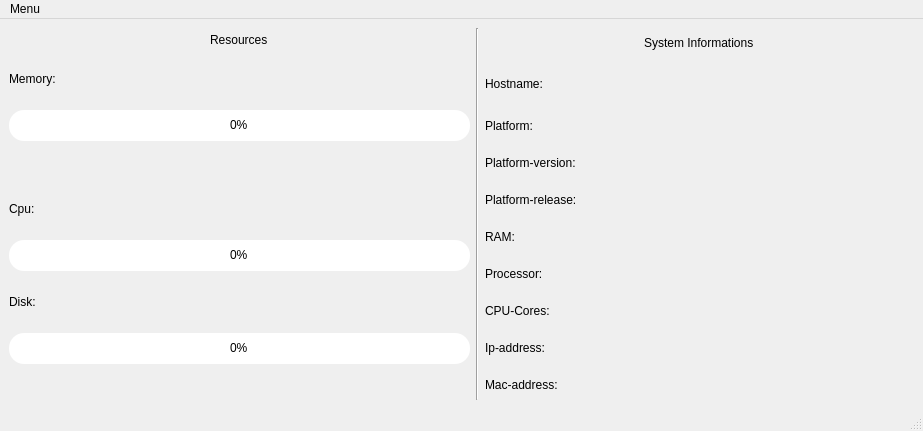
<?xml version="1.0" encoding="UTF-8"?>
<ui version="4.0">
 <class>MainWindow</class>
 <widget class="QMainWindow" name="MainWindow">
  <property name="geometry">
   <rect>
    <x>0</x>
    <y>0</y>
    <width>923</width>
    <height>431</height>
   </rect>
  </property>
  <property name="windowTitle">
   <string>SystemMonitor 1.0</string>
  </property>
  <property name="styleSheet">
   <string notr="true">#RamProgressBar {
    text-align: center;
}
#RamProgressBar::chunk {
    background-color: #3498db;
}
#CpuProgressBar {
    text-align: center;
}
#CpuProgressBar::chunk {
    background-color: #2ecc71;
}
#DiskProgressBar {
    text-align: center;
}
#DiskProgressBar::chunk {
   background-color: #9b59b6;
}
QProgressBar
{
border: solid grey;
border-radius: 15px;
color: black;
}
QProgressBar::chunk 
{
border-radius :15px;
}    
</string>
  </property>
  <widget class="QWidget" name="centralwidget">
   <layout class="QHBoxLayout" name="horizontalLayout">
    <item>
     <layout class="QVBoxLayout" name="verticalLayout">
      <property name="spacing">
       <number>6</number>
      </property>
      <item alignment="Qt::AlignHCenter">
       <widget class="QLabel" name="label_5">
        <property name="sizePolicy">
         <sizepolicy hsizetype="Minimum" vsizetype="Minimum">
          <horstretch>0</horstretch>
          <verstretch>0</verstretch>
         </sizepolicy>
        </property>
        <property name="minimumSize">
         <size>
          <width>10</width>
          <height>20</height>
         </size>
        </property>
        <property name="maximumSize">
         <size>
          <width>65</width>
          <height>15</height>
         </size>
        </property>
        <property name="text">
         <string>Resources</string>
        </property>
       </widget>
      </item>
      <item>
       <widget class="QLabel" name="label">
        <property name="sizePolicy">
         <sizepolicy hsizetype="Minimum" vsizetype="Minimum">
          <horstretch>0</horstretch>
          <verstretch>0</verstretch>
         </sizepolicy>
        </property>
        <property name="minimumSize">
         <size>
          <width>60</width>
          <height>50</height>
         </size>
        </property>
        <property name="maximumSize">
         <size>
          <width>60</width>
          <height>50</height>
         </size>
        </property>
        <property name="text">
         <string>Memory:</string>
        </property>
       </widget>
      </item>
      <item>
       <widget class="QProgressBar" name="RamProgressBar">
        <property name="sizePolicy">
         <sizepolicy hsizetype="Minimum" vsizetype="Minimum">
          <horstretch>0</horstretch>
          <verstretch>0</verstretch>
         </sizepolicy>
        </property>
        <property name="minimumSize">
         <size>
          <width>461</width>
          <height>31</height>
         </size>
        </property>
        <property name="maximumSize">
         <size>
          <width>461</width>
          <height>31</height>
         </size>
        </property>
        <property name="value">
         <number>0</number>
        </property>
        <property name="orientation">
         <enum>Qt::Horizontal</enum>
        </property>
       </widget>
      </item>
      <item>
       <widget class="QLabel" name="ram_info">
        <property name="text">
         <string/>
        </property>
       </widget>
      </item>
      <item>
       <widget class="QLabel" name="label_2">
        <property name="sizePolicy">
         <sizepolicy hsizetype="Minimum" vsizetype="Minimum">
          <horstretch>0</horstretch>
          <verstretch>0</verstretch>
         </sizepolicy>
        </property>
        <property name="minimumSize">
         <size>
          <width>60</width>
          <height>50</height>
         </size>
        </property>
        <property name="maximumSize">
         <size>
          <width>60</width>
          <height>50</height>
         </size>
        </property>
        <property name="text">
         <string>Cpu:</string>
        </property>
       </widget>
      </item>
      <item>
       <widget class="QProgressBar" name="CpuProgressBar">
        <property name="sizePolicy">
         <sizepolicy hsizetype="Minimum" vsizetype="Minimum">
          <horstretch>0</horstretch>
          <verstretch>0</verstretch>
         </sizepolicy>
        </property>
        <property name="minimumSize">
         <size>
          <width>461</width>
          <height>31</height>
         </size>
        </property>
        <property name="maximumSize">
         <size>
          <width>461</width>
          <height>31</height>
         </size>
        </property>
        <property name="value">
         <number>0</number>
        </property>
       </widget>
      </item>
      <item>
       <widget class="QLabel" name="label_3">
        <property name="sizePolicy">
         <sizepolicy hsizetype="Minimum" vsizetype="Minimum">
          <horstretch>0</horstretch>
          <verstretch>0</verstretch>
         </sizepolicy>
        </property>
        <property name="minimumSize">
         <size>
          <width>60</width>
          <height>50</height>
         </size>
        </property>
        <property name="maximumSize">
         <size>
          <width>60</width>
          <height>50</height>
         </size>
        </property>
        <property name="text">
         <string>Disk:</string>
        </property>
       </widget>
      </item>
      <item>
       <widget class="QProgressBar" name="DiskProgressBar">
        <property name="sizePolicy">
         <sizepolicy hsizetype="Minimum" vsizetype="Minimum">
          <horstretch>0</horstretch>
          <verstretch>0</verstretch>
         </sizepolicy>
        </property>
        <property name="minimumSize">
         <size>
          <width>461</width>
          <height>31</height>
         </size>
        </property>
        <property name="maximumSize">
         <size>
          <width>461</width>
          <height>31</height>
         </size>
        </property>
        <property name="value">
         <number>0</number>
        </property>
        <property name="orientation">
         <enum>Qt::Horizontal</enum>
        </property>
       </widget>
      </item>
      <item>
       <widget class="QLabel" name="diskinfo">
        <property name="text">
         <string/>
        </property>
       </widget>
      </item>
     </layout>
    </item>
    <item>
     <widget class="Line" name="line">
      <property name="orientation">
       <enum>Qt::Vertical</enum>
      </property>
     </widget>
    </item>
    <item>
     <layout class="QVBoxLayout" name="verticalLayout_2">
      <item alignment="Qt::AlignHCenter">
       <widget class="QLabel" name="label_4">
        <property name="text">
         <string>System Informations</string>
        </property>
       </widget>
      </item>
      <item>
       <widget class="QLabel" name="host">
        <property name="sizePolicy">
         <sizepolicy hsizetype="Minimum" vsizetype="Minimum">
          <horstretch>0</horstretch>
          <verstretch>0</verstretch>
         </sizepolicy>
        </property>
        <property name="minimumSize">
         <size>
          <width>301</width>
          <height>40</height>
         </size>
        </property>
        <property name="text">
         <string>Hostname:</string>
        </property>
       </widget>
      </item>
      <item>
       <widget class="QLabel" name="pltf">
        <property name="sizePolicy">
         <sizepolicy hsizetype="Minimum" vsizetype="Minimum">
          <horstretch>0</horstretch>
          <verstretch>0</verstretch>
         </sizepolicy>
        </property>
        <property name="minimumSize">
         <size>
          <width>301</width>
          <height>31</height>
         </size>
        </property>
        <property name="text">
         <string>Platform:</string>
        </property>
       </widget>
      </item>
      <item>
       <widget class="QLabel" name="pltf_ver">
        <property name="sizePolicy">
         <sizepolicy hsizetype="Minimum" vsizetype="Minimum">
          <horstretch>0</horstretch>
          <verstretch>0</verstretch>
         </sizepolicy>
        </property>
        <property name="minimumSize">
         <size>
          <width>301</width>
          <height>31</height>
         </size>
        </property>
        <property name="text">
         <string>Platform-version:</string>
        </property>
       </widget>
      </item>
      <item>
       <widget class="QLabel" name="pltf_re">
        <property name="sizePolicy">
         <sizepolicy hsizetype="Minimum" vsizetype="Minimum">
          <horstretch>0</horstretch>
          <verstretch>0</verstretch>
         </sizepolicy>
        </property>
        <property name="minimumSize">
         <size>
          <width>301</width>
          <height>31</height>
         </size>
        </property>
        <property name="text">
         <string>Platform-release:</string>
        </property>
       </widget>
      </item>
      <item>
       <widget class="QLabel" name="ram">
        <property name="sizePolicy">
         <sizepolicy hsizetype="Minimum" vsizetype="Minimum">
          <horstretch>0</horstretch>
          <verstretch>0</verstretch>
         </sizepolicy>
        </property>
        <property name="minimumSize">
         <size>
          <width>301</width>
          <height>31</height>
         </size>
        </property>
        <property name="text">
         <string>RAM:</string>
        </property>
       </widget>
      </item>
      <item>
       <widget class="QLabel" name="cpu">
        <property name="sizePolicy">
         <sizepolicy hsizetype="Minimum" vsizetype="Minimum">
          <horstretch>0</horstretch>
          <verstretch>0</verstretch>
         </sizepolicy>
        </property>
        <property name="minimumSize">
         <size>
          <width>301</width>
          <height>31</height>
         </size>
        </property>
        <property name="text">
         <string>Processor:</string>
        </property>
       </widget>
      </item>
      <item>
       <widget class="QLabel" name="cpu_cores">
        <property name="sizePolicy">
         <sizepolicy hsizetype="Minimum" vsizetype="Minimum">
          <horstretch>0</horstretch>
          <verstretch>0</verstretch>
         </sizepolicy>
        </property>
        <property name="minimumSize">
         <size>
          <width>301</width>
          <height>31</height>
         </size>
        </property>
        <property name="text">
         <string>CPU-Cores:</string>
        </property>
       </widget>
      </item>
      <item>
       <widget class="QLabel" name="ip">
        <property name="sizePolicy">
         <sizepolicy hsizetype="Minimum" vsizetype="Minimum">
          <horstretch>0</horstretch>
          <verstretch>0</verstretch>
         </sizepolicy>
        </property>
        <property name="minimumSize">
         <size>
          <width>301</width>
          <height>31</height>
         </size>
        </property>
        <property name="text">
         <string>Ip-address:</string>
        </property>
       </widget>
      </item>
      <item>
       <widget class="QLabel" name="mac">
        <property name="sizePolicy">
         <sizepolicy hsizetype="Minimum" vsizetype="Minimum">
          <horstretch>0</horstretch>
          <verstretch>0</verstretch>
         </sizepolicy>
        </property>
        <property name="minimumSize">
         <size>
          <width>301</width>
          <height>31</height>
         </size>
        </property>
        <property name="text">
         <string>Mac-address:</string>
        </property>
       </widget>
      </item>
     </layout>
    </item>
   </layout>
  </widget>
  <widget class="QMenuBar" name="menubar">
   <property name="geometry">
    <rect>
     <x>0</x>
     <y>0</y>
     <width>923</width>
     <height>21</height>
    </rect>
   </property>
   <widget class="QMenu" name="menuMenu">
    <property name="title">
     <string>Menu</string>
    </property>
    <addaction name="actionAbout"/>
    <addaction name="actionExit"/>
   </widget>
   <addaction name="menuMenu"/>
  </widget>
  <widget class="QStatusBar" name="statusBar"/>
  <action name="actionAbout">
   <property name="text">
    <string>About</string>
   </property>
  </action>
  <action name="actionExit">
   <property name="text">
    <string>Exit</string>
   </property>
  </action>
 </widget>
 <resources/>
 <connections/>
</ui>
